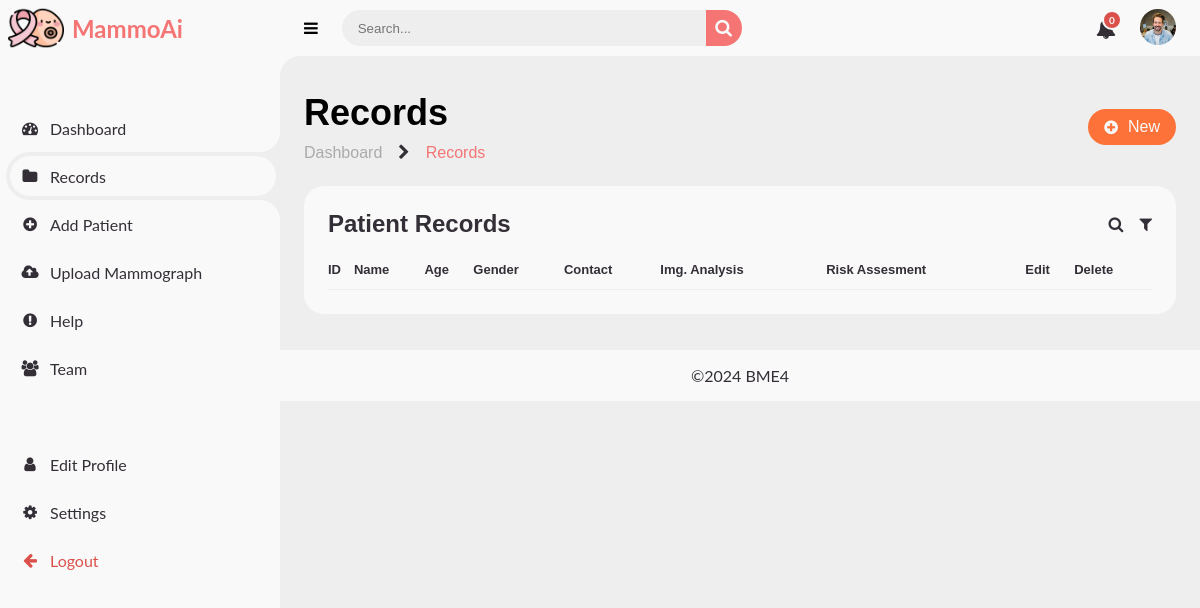
/dashboard/records (signed in), run on an earlier commit of the app's database.
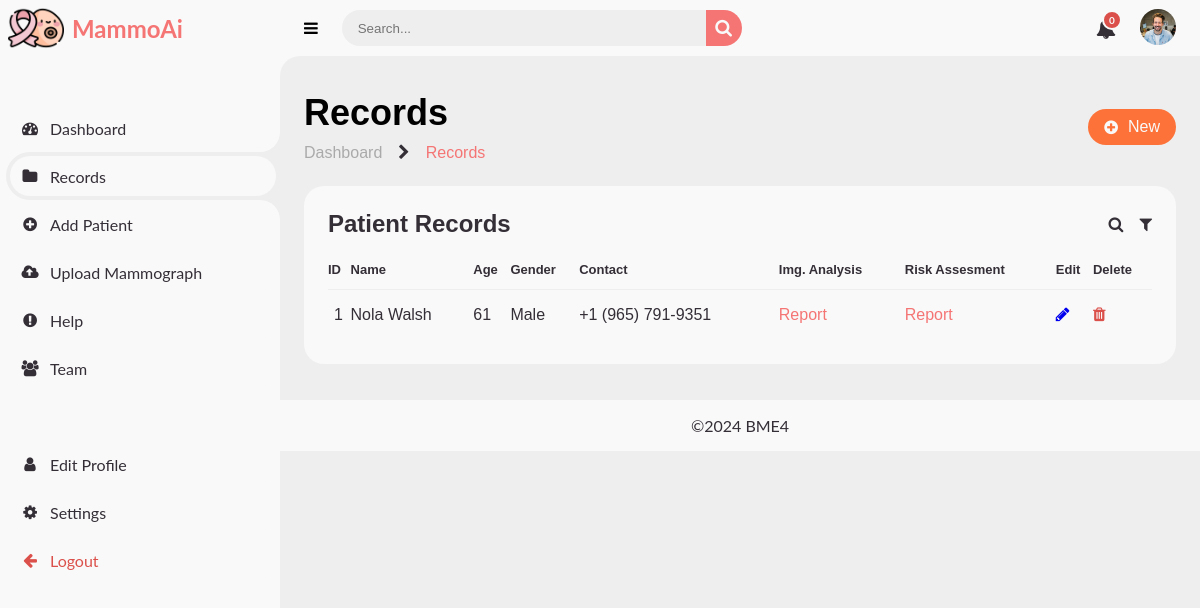
And on a later commit of the database.
### user_dashboard/models.py (models this page shows, shortened)
class Patient(models.Model):
    GENDER = (
        ('Male', 'Male'),
        ('Female', 'Female'),
    )
    id =  models.IntegerField(primary_key=True)
    user = models.ForeignKey(User, on_delete=models.SET_NULL, blank=True, null=True)
    firstname = models.CharField(max_length=200, null=True, blank=True)
    lastname = models.CharField(max_length=200, null=True, blank=True)
    phone = models.CharField(max_length=20)
    age = models.CharField(max_length=3)
    gender = models.CharField(max_length=10, null=True, choices=GENDER)
    address = models.CharField(max_length=200, null=True, blank=True)
    occupation = models.CharField(max_length=100, null=True, blank=True)
    notes = models.TextField(blank=True)
    breast_health = models.TextField(blank=True)
    medical_history = models.TextField(blank=True)
    mammogram_image = models.ImageField(upload_to=user_patient_directory_path, null=True, blank=True)
    risk_assessment_form = models.FileField(upload_to=user_patient_directory_path, null=True, blank=True)
    date = models.DateTimeField(auto_now_add=True)
    pid = ShortUUIDField(length=10, max_length=20, alphabet='0123456789', null=True, blank=True)

### user_dashboard/views.py (the view)
# urls.py: path("records", views.records, name="records"),
@login_required
def records(request):
    notifications = Notification.objects.filter(user=request.user, seen=False)
    patients = Patient.objects.filter(user=request.user)
    total_noti = notifications.count()
    context = {
        "total_noti":total_noti,
        "patients":patients,
    }
    return render(request, "user_dashboard/records.html", context)

### templates/user_dashboard/records.html (shortened to what this page needs)
{% extends 'partials/dashboard_base.html' %}
{% load static %}
{% block content %}
<nav>
    <i class="fa fa-bars"></i>
    <form action="#">
        <div class="form-input">
            <input type="search" name="" id="" placeholder="Search...">
            <button type="submit" class="search-btn"><i class="fa fa-search"></i></button>
        </div>
    </form>
    <a href="" class="notification">
        <i class="fa fa-bell"></i>
        <span class="num">{{total_noti}}</span>
    </a>
    <a href="#" class="profile">
        <img src="{% static 'assets/image/profile.jpg' %}" alt="">
    </a>
</nav>
<section id="sidebar">
    <a href="{% url 'user_dashboard:dashboard' %}" class="brand">
        <img src="{% static 'assets/image/logo.png' %}" alt="logo">
        <span class="text">MammoAi</span>
    </a>
    <ul class="side-menu top">
        <li>
            <a href="{% url 'user_dashboard:dashboard' %}">
                <i class="fa fa-dashboard"></i>
                <span class="text">Dashboard</span>
            </a>
        </li>
        <li class="active">
            <a href="{% url 'user_dashboard:records' %}">
                <i class="fa fa-folder"></i>
                <span class="text">Records</span>
            </a>
        </li>
        <li>
            <a href="{% url 'user_dashboard:add_patient' %}">
                <i class="fa fa-plus-circle"></i>
                <span class="text">Add Patient</span>
            </a>
        </li>
        <li>
            <a href="{% url 'user_dashboard:upload' %}">
                <i class="fa fa-cloud-upload"></i>
                <span class="text">Upload Mammograph</span>
            </a>
        </li>
        <li>
            <a href="#">
                <i class="fa fa-exclamation-circle"></i>
                <span class="text">Help</span>
            </a>
        </li>
        <li>
            <a href="#">
                <i class="fa fa-group"></i>
                <span class="text">Team</span>
            </a>
        </li>
    </ul>
    <ul class="side-menu">
        <li>
            <a href="{% url 'userauths:profile' %}">
                <i class="fa fa-user"></i>
                <span class="text">Edit Profile</span>
            </a>
        </li>
        <li>
            <a href="{% url 'userauths:password_change' %}">
                <i class="fa fa-cog"></i>
                <span class="text">Settings</span>
            </a>
        </li>
        <li>
            <a href="{% url 'userauths:sign-out' %}"  class="logout">
                <i class="fa fa-arrow-left"></i>
                <span class="text">Logout</span>
            </a>
        </li>
    </ul>
</section>
<main>
    <div class="head-title">
        <div class="left">
            <h1>Records</h1>
            <ul class="breadcrumb">
                <li>
                    <a href="{% url 'user_dashboard:dashboard' %}">Dashboard</a>
                </li>
                <li><i class="fa fa-chevron-right"></i></li>
                <li>
                    <a href="" class="active">Records</a>
                </li>
            </ul>
        </div>
        <div class="right-head">
            <a href="{% url 'user_dashboard:add_patient' %}" class="btn-add">
                <i class="fa fa-plus-circle"></i>
                <span class="text">New</span>
            </a>
        </div>
    </div>
    <div class="table-data">
        <div class="record">
            <div class="head">
                <h3>Patient Records</h3>
                <i class="fa fa-search"></i>
                <i class="fa fa-filter"></i>
            </div>
            <table>
                <thead>
                    <tr>
                        <th>ID</th>
                        <th>Name</th>
                        <th>Age</th>
                        <th>Gender</th>
                        <th>Contact</th>
                        <th>Img. Analysis</th>
                        <th>Risk Assesment</th>
                        <th>Edit</th>
                        <th>Delete</th>
                    </tr>
                </thead>
                <tbody>
                    {% for p in patients %}
                    <tr>
                        <a href="#">
                            <td>{{ forloop.counter }}</td>
                            <td>{{p.firstname}} {{p.lastname}}</td>
                            <td>{{p.age}}</td>
                            <td>{{p.gender}}</td>
                            <td>{{p.phone}}</td>
                            <td><a href="#" class="report-link">Report</a></td>
                            <td><a href="#" class="report-link">Report</a></td>
                            <td><a href="{% url 'user_dashboard:edit_records' p.id  %}" class="edit"><i class="fa fa-pencil"></i></a></td>
                            <td><a href="{% url 'user_dashboard:delete_records' p.id  %}" class="delete"><i class="fa fa-trash"></i></a></td>
                        </a>
                    </tr>
                    {% endfor %}
                </tbody>
            </table>
        </div>
    </div>
</main>
{% endblock %}

### templates/partials/dashboard_base.html (shortened to what this page needs)
{% load static %}
<!DOCTYPE html>
<html lang="en">
<head>
    <link rel="stylesheet" href="{% static 'assets/style.css' %}">
    <link rel="stylesheet" href="{% static 'assets/fonts/font-awesome.min.css' %}">
</head>
<body>
    <section id="content">
        {% block content %}
        {% endblock %}
        <footer>
            <div class="footer">
                <span>&copy;2024 BME4</span>
            </div>
        </footer>
    </section>
</body>
</html>

What changed in the data, as far as the page shows it:
added Patient: firstname "Nola", lastname "Walsh", age "61", gender "Male", phone "+1 (965) 791-9351"
